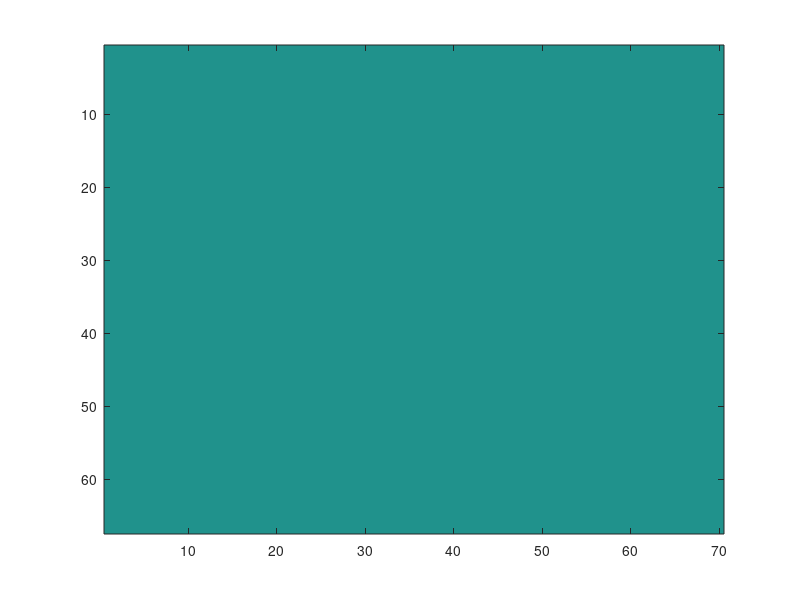

The MATLAB source for this figure: (Note: this script raises an error after producing the figure.)
% load in inferno colormap through addpath
addpath(genpath('/oak/stanford/groups/leanew1/users/apines/scripts/OpFl_CDys/scripts'));
subjects={'m2000','m7502','m7507','m7520','m7589','m7594'};

sessions = {1,2,3,4,5,6};
% initialize mean ftle
meanftle_f=zeros(67,70,6);
meanftle_b=zeros(67,70,6);
% obs counter
obs=0;
% for each subject
for i=1:length(subjects)
        subj = subjects{i}
        % for each session
        for j = 1:length(sessions)
                sesh = sessions{j};
                % set filepath that things would be saved to
                outFP=['/scratch/users/apines/data/mouse'];
                % if file exists, then continue
                filename=[outFP '/' subj '_' num2str(sesh) '_Prop_Feats_gro.csv'];
                if isfile(filename)
			% load in ftle (i'm aware that the .png_ftle.mat is dumb, will fix)
			ftlefp=['~/' subj '_' num2str(sesh) '.png_ftle.mat'];
			ftle=load(ftlefp).ftle;
			% save mean f and b from each mice as continuous map
			meanftle_f(:,:,i)=mean(ftle.f,3);
			meanftle_b(:,:,i)=mean(ftle.b,3);
			obs=obs+1;
		else
		end
	end
end
% average by number of observations
meanftle_f=mean(meanftle_f,3);
meanftle_b=mean(meanftle_b,3);
filename1=['/home/users/apines/meanFTLE_f.png'];
filename2=['/homes/users/apines/meanFTLE_b.png'];
figure;
% something about this keeps crashing matlab... lets try rounding the numbers
meanftle_f=round(meanftle_f);
% it's not round...
imagesc(meanftle_f);  % Adjust to your specific data structure
colormap(inferno);
print(filename1,'-dpng','-r600')
figure;
imagesc(meanftle_b);  % Adjust to your specific data structure
colormap(inferno);
print(filename2,'-dpng','-r600')
